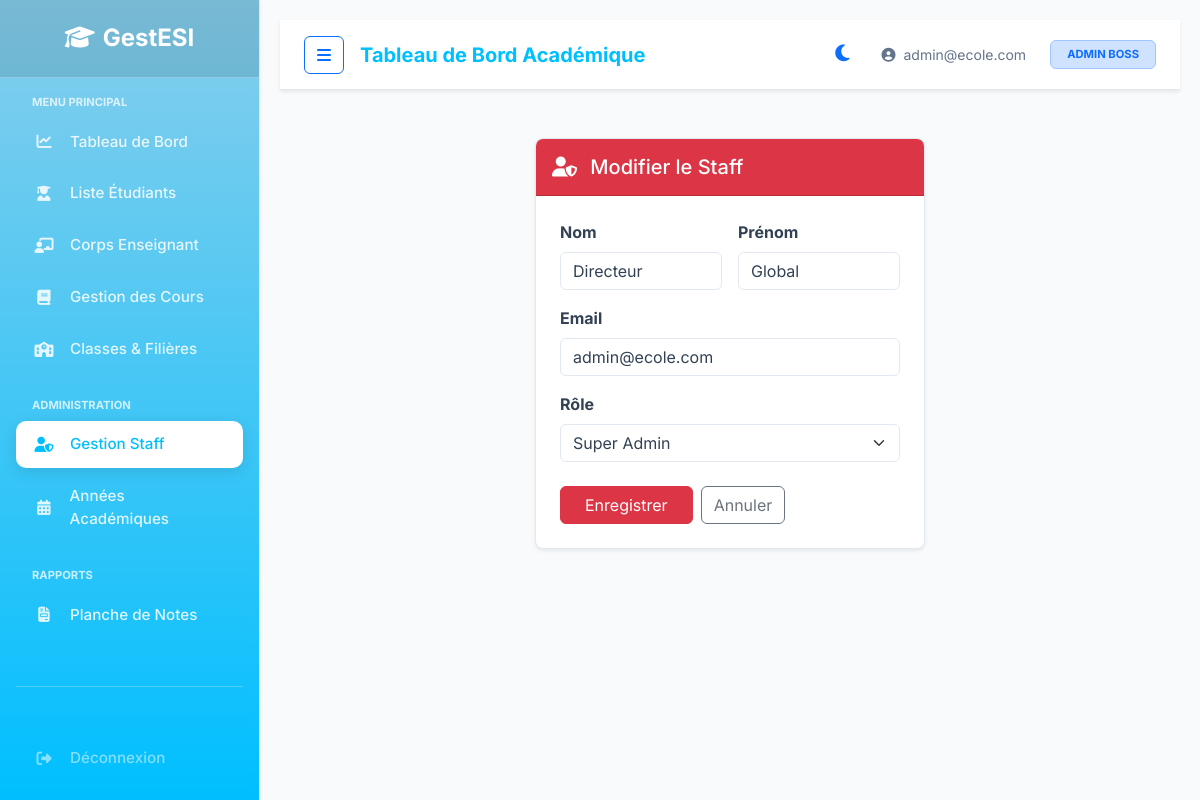
The page /index.php?url=staff/edit/1 (signed in) on the database its author committed.
### tables this page shows
CREATE TABLE IF NOT EXISTS staff (
    id_staff INT AUTO_INCREMENT PRIMARY KEY,
    nom VARCHAR(100) NOT NULL,
    prenom VARCHAR(100) NOT NULL,
    fk_user INT NOT NULL,
    fk_classe INT NULL,
    FOREIGN KEY (fk_user) REFERENCES utilisateur(id_user) ON DELETE CASCADE,
    FOREIGN KEY (fk_classe) REFERENCES classe(id_classe) ON DELETE SET NULL
);

CREATE TABLE IF NOT EXISTS utilisateur (
    id_user INT AUTO_INCREMENT PRIMARY KEY,
    email VARCHAR(150) NOT NULL UNIQUE,
    password_hash VARCHAR(255) NOT NULL,
    role ENUM('super_admin', 'responsable', 'professeur', 'etudiant') NOT NULL,
    actif TINYINT(1) DEFAULT 1,
    date_creation DATETIME DEFAULT CURRENT_TIMESTAMP
);

### app/Core/Router.php (called while the page is built, shortened)
<?php
class Router {
    protected $method = 'index';
    public function __construct() {
        $url = $this->parseUrl();
        if (isset($url[0]) && file_exists('../app/Controllers/' . ucfirst($url[0]) . 'Controller.php')) {
            unset($url[0]);
        }
        $this->controller = new $controllerClass;
        if (isset($url[1])) {
            if (method_exists($this->controller, $url[1])) {
                $this->method = $url[1];
                unset($url[1]);
            }
        }
        $this->params = $url ? array_values($url) : [];
        call_user_func_array([$this->controller, $this->method], $this->params);
    }
    public function parseUrl() {
        if (isset($_GET['url'])) {
            return explode('/', filter_var(rtrim($_GET['url'], '/'), FILTER_SANITIZE_URL));
        }
        return [];
    }
}

### public/index.php (called while the page is built, shortened)
<?php
$app = new Router();

### app/Views/staff/form.php (the view, shortened to what this page needs)
<?php require_once '../app/Views/layout/header.php'; ?>
<div class="row">
    <div class="col-md-6 mx-auto">
        <div class="card border-0 shadow-sm rounded-3 overflow-hidden">
            <div class="card-header bg-danger text-white py-3">
                <h5 class="mb-0"><i class="fas fa-user-shield me-2"></i> <?php echo $title; ?></h5>
            </div>
            <div class="card-body p-4">
                <form action="<?php echo BASE_URL; ?>/index.php?url=staff/<?php echo $action; ?>" method="POST">
                    <div class="row g-3">
                        <div class="col-md-6">
                            <label class="form-label fw-bold">Nom</label>
                            <input type="text" name="nom" class="form-control" value="<?php echo $member ? htmlspecialchars($member->nom) : ''; ?>" required>
                        </div>
                        <div class="col-md-6">
                            <label class="form-label fw-bold">Prénom</label>
                            <input type="text" name="prenom" class="form-control" value="<?php echo $member ? htmlspecialchars($member->prenom) : ''; ?>" required>
                        </div>
                        <div class="col-12">
                            <label class="form-label fw-bold">Email</label>
                            <input type="email" name="email" class="form-control" value="<?php echo $member ? htmlspecialchars($member->email) : ''; ?>" <?php echo $member ? 'readonly' : ''; ?> required>
                        </div>
                        <div class="col-12">
                            <label class="form-label fw-bold">Rôle</label>
                            <select name="role" id="roleSelect" class="form-select" required onchange="toggleClasseField()">
                                <option value="super_admin" <?php echo ($member && $member->role == 'super_admin') ? 'selected' : ''; ?>>Super Admin</option>
                            </select>
                        </div>
                    </div>
                    <div class="mt-4 d-flex gap-2">
                        <button type="submit" class="btn btn-danger px-4">Enregistrer</button>
                        <a href="<?php echo BASE_URL; ?>/index.php?url=staff/index" class="btn btn-outline-secondary">Annuler</a>
                    </div>
                </form>
            </div>
        </div>
    </div>
</div>
<?php require_once '../app/Views/layout/footer.php'; ?>

### public/css/style.css (style rules this page uses)
:root { --primary-color: #00BFFF; --secondary-color: #87CEEB; --accent-color: #0097a7; --body-bg: #f8fafc; --card-bg: #ffffff; --navbar-bg: #ffffff; --sidebar-gradient: linear-gradient(180deg, #87CEEB 0%, #00BFFF 100%); --text-main: #334155; --text-muted: #64748b; --text-on-primary: #ffffff; --border-color: #e2e8f0; --input-bg: #ffffff; --table-header-bg: #2c3e50; --table-hover: #f1f5f9; }
body { font-family: 'Inter', 'Segoe UI', sans-serif; background-color: var(--body-bg); color: var(--text-main); transition: background-color 0.3s ease, color 0.3s ease; }
.card { background-color: var(--card-bg) !important; border: 1px solid var(--border-color) !important; color: var(--text-main); }
.form-control, .form-select { background-color: var(--input-bg) !important; border: 1px solid var(--border-color) !important; color: var(--text-main) !important; }

### rows shown on the page
staff: nom "Directeur", prenom "Global", email "admin@ecole.com"
utilisateur: role "Super Admin"

### other values the page prints
APP_NAME "GestESI"
$_SESSION['email'] "admin@ecole.com"
$roles[$_SESSION['role']] "ADMIN BOSS"
$title "Modifier le Staff"
